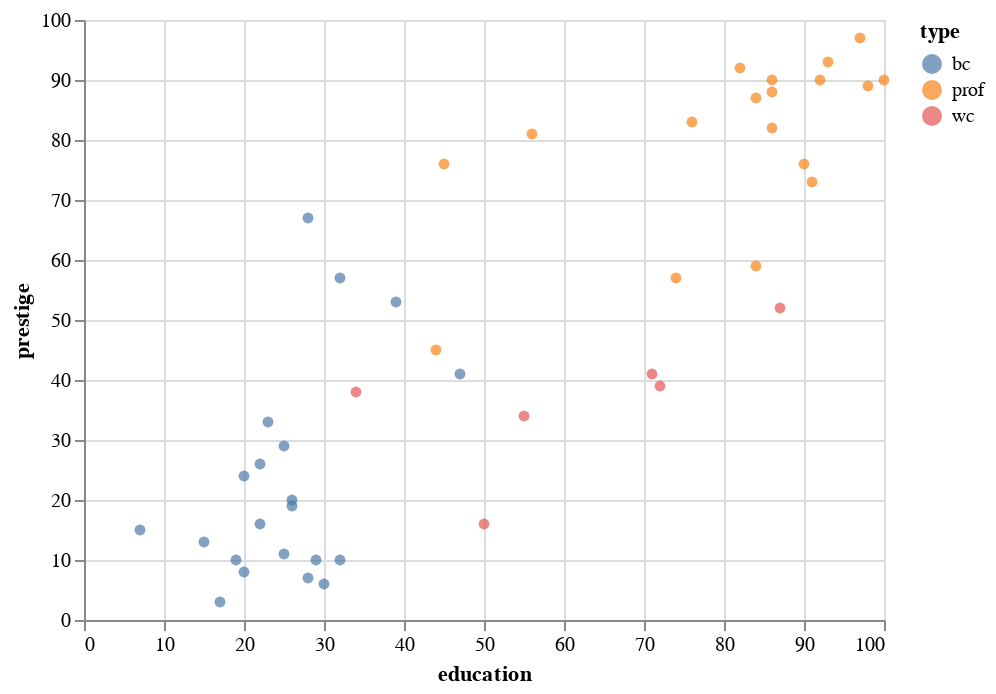

Notebook cell for this chart:
### Code cell
interact_plot

### Figure 1 — Vega-Lite specification as saved in the notebook (floating-point values rounded to 4 significant figures)
{"config": {"view": {"continuousWidth": 400, "continuousHeight": 300}}, "data": {"name": "data-4f7ef30b90dfc3969a3586b706e0552a"}, "mark": "circle", "encoding": {"color": {"field": "type", "type": "nominal"}, "tooltip": [{"field": "income", "type": "quantitative"}], "x": {"field": "education", "type": "quantitative"}, "y": {"field": "prestige", "type": "quantitative"}}, "$schema": "https://vega.github.io/schema/vega-lite/v4.17.0.json", "datasets": {"data-4f7ef30b90dfc3969a3586b706e0552a": [{"type": "prof", "income": 62, "education": 86, "prestige": 82}, {"type": "prof", "income": 72, "education": 76, "prestige": 83}, {"type": "prof", "income": 75, "education": 92, "prestige": 90}, {"type": "prof", "income": 55, "education": 90, "prestige": 76}, {"type": "prof", "income": 64, "education": 86, "prestige": 90}, {"type": "prof", "income": 21, "education": 84, "prestige": 87}, {"type": "prof", "income": 64, "education": 93, "prestige": 93}, {"type": "prof", "income": 80, "education": 100, "prestige": 90}, {"type": "wc", "income": 67, "education": 87, "prestige": 52}, {"type": "prof", "income": 72, "education": 86, "prestige": 88}, {"type": "prof", "income": 42, "education": 74, "prestige": 57}, {"type": "prof", "income": 76, "education": 98, "prestige": 89}, {"type": "prof", "income": 76, "education": 97, "prestige": 97}, {"type": "prof", "income": 41, "education": 84, "prestige": 59}, {"type": "prof", "income": 48, "education": 91, "prestige": 73}, {"type": "wc", "income": 76, "education": 34, "prestige": 38}, {"type": "prof", "income": 53, "education": 45, "prestige": 76}, {"type": "prof", "income": 60, "education": 56, "prestige": 81}, {"type": "prof", "income": 42, "education": 44, "prestige": 45}, {"type": "prof", "income": 78, "education": 82, "prestige": 92}, {"type": "wc", "income": 29, "education": 72, "prestige": 39}, {"type": "wc", "income": 48, "education": 55, "prestige": 34}, {"type": "wc", "income": 55, "education": 71, "prestige": 41}, {"type": "wc", "income": 29, "education": 50, "prestige": 16}, {"type": "bc", "income": 21, "education": 23, "prestige": 33}, {"type": "bc", "income": 47, "education": 39, "prestige": 53}, {"type": "bc", "income": 81, "education": 28, "prestige": 67}, {"type": "bc", "income": 36, "education": 32, "prestige": 57}, {"type": "bc", "income": 22, "education": 22, "prestige": 26}, {"type": "bc", "income": 44, "education": 25, "prestige": 29}, {"type": "bc", "income": 15, "education": 29, "prestige": 10}, {"type": "bc", "income": 7, "education": 7, "prestige": 15}, {"type": "bc", "income": 42, "education": 26, "prestige": 19}, {"type": "bc", "income": 9, "education": 19, "prestige": 10}, {"type": "bc", "income": 21, "education": 15, "prestige": 13}, {"type": "bc", "income": 21, "education": 20, "prestige": 24}, {"type": "bc", "income": 16, "education": 26, "prestige": 20}, {"type": "bc", "income": 16, "education": 28, "prestige": 7}, {"type": "bc", "income": 9, "education": 17, "prestige": 3}, {"type": "bc", "income": 14, "education": 22, "prestige": 16}, {"type": "bc", "income": 12, "education": 30, "prestige": 6}, {"type": "bc", "income": 17, "education": 25, "prestige": 11}, {"type": "bc", "income": 7, "education": 20, "prestige": 8}, {"type": "bc", "income": 34, "education": 47, "prestige": 41}, {"type": "bc", "income": 8, "education": 32, "prestige": 10}]}}
